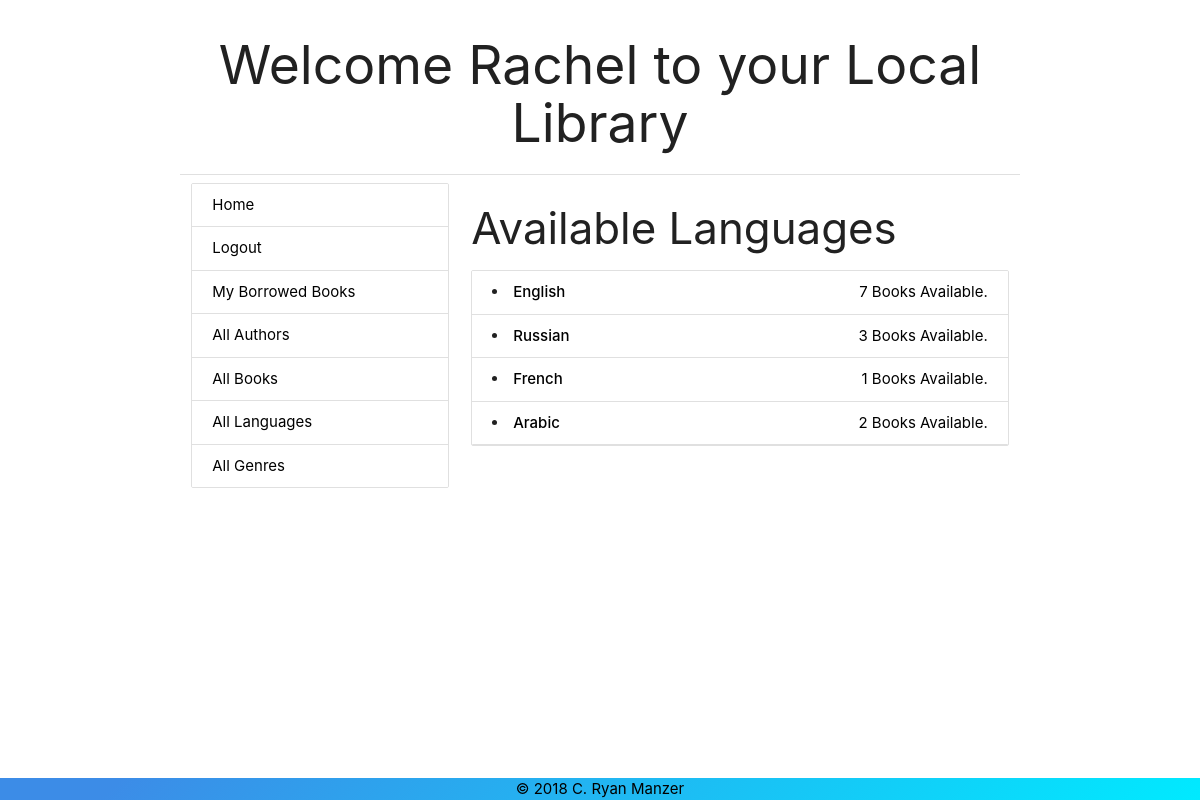
/catalog/language/ (signed in), run on the app's committed database.
### catalog/models.py (models this page shows, shortened)
class Language(models.Model):
    date_created = models.DateTimeField(auto_now_add=True)
    date_modified = models.DateTimeField(auto_now=True)
    created_by = models.ForeignKey('auth.User', related_name='languages_created', on_delete=models.SET_NULL, null=True)
    modified_by = models.ForeignKey('auth.User', related_name='languages_modified', on_delete=models.SET_NULL, null=True)
    language = models.CharField(max_length=100, blank=True, null=True, help_text='A human language a particular book isntances is written in.')
    def get_absolute_url(self):
      return reverse('catalog:language-detail', kwargs={'pk': str(self.id), 'language': self.language})

### catalog/views.py (the view)
# urls.py: path('language/', views.LangListView.as_view(), name='languages'),
class LangListView(LoginRequiredMixin, generic.ListView):
  model = Language

### catalog/templates/catalog/language_list.html
{% extends "catalog/base_index.html" %}
{% block content %}
<h3>Available Languages</h3>
{% for lang in language_list %}
    {% if forloop.first %}
        <div class="collection">
    {% endif %}
    <li class="collection-item"><a href="{{lang.get_absolute_url}}" class="black-text"><strong>{{lang.language}} </strong> <div class="right"> {{lang.books.count}} Books Available.</div></li>
    {% if forloop.last %}
        </div>
    {% endif %}
{% empty %}
    <h4>No Languages</h4>
    <div class="divider"> </div>
    <p>This is very weird.  This library has no books in known human languages.</p>
{% endfor %}
{% endblock %}

### catalog/templates/catalog/base_index.html (shortened to what this page needs)
{% extends "catalog/base.html" %}
{% block body %}
<div class="container">
    <section class="center-align">
        <h2 class="">Welcome {% if user %}{{user.first_name}}{% endif %} to your Local Library</h2>
    </section>
    <div class="divider">
    </div>
    <div class="row">
        <div class="col s4 ">
            {% block sidebar %}
                <div class="collection ">
                    <a href="{% url 'catalog:index'%}" class="collection-item black-text ">Home</a>
                    {% if user.is_authenticated%}
                        <a class='collection-item black-text' href="{% url 'logout' %}">Logout</a>
                        <a class="collection-item black-text" href="{% url 'catalog:my-borrowed-books' %}">My Borrowed Books</a>
                    {% else %}
                        <a class='collection-item black-text' href="{% url 'login' %}">Login</a>
                    {% endif %}
                    <a href="{% url 'catalog:authors' %}" class="collection-item black-text"><span class=" badge">{{num_authors}}</span>All Authors</a>
                    <a href="{% url 'catalog:books' %}" class="collection-item black-text"><span class=" badge">{{num_books}}</span>All Books</a>
                    <a href="{% url 'catalog:languages' %}" class="collection-item black-text"><span class=" badge">{{num_languages}}</span>All Languages</a>
                    <a href="{% url 'catalog:genre-list' %}" class="collection-item black-text"><span class=" badge">{{num_genres}}</span>All Genres</a>
                </div>
            {% endblock %}
        </div>
        <div class="col s8">
            {% block content %}{% endblock %}
        </div>
    </div>
</div>
<footer class='gd-morebluer '>
    <span>© 2018 C. Ryan Manzer </span>
</footer>
{% endblock %}

### static/css/main.css (style rules this page uses)
footer { position: fixed; left: 0; bottom: 0; width: 100%; text-align: center; margin-top: 1em; }
.gd-morebluer { background-image: linear-gradient(135deg, #3C8CE7 10%, #00EAFF 100%); }

### data on the page
Language: language "English", books.count "7"
Language: language "Russian", books.count "3"
Language: language "French", books.count "1"
Language: language "Arabic", books.count "2"

### other printed values
{{ user.first_name }} "Rachel"
